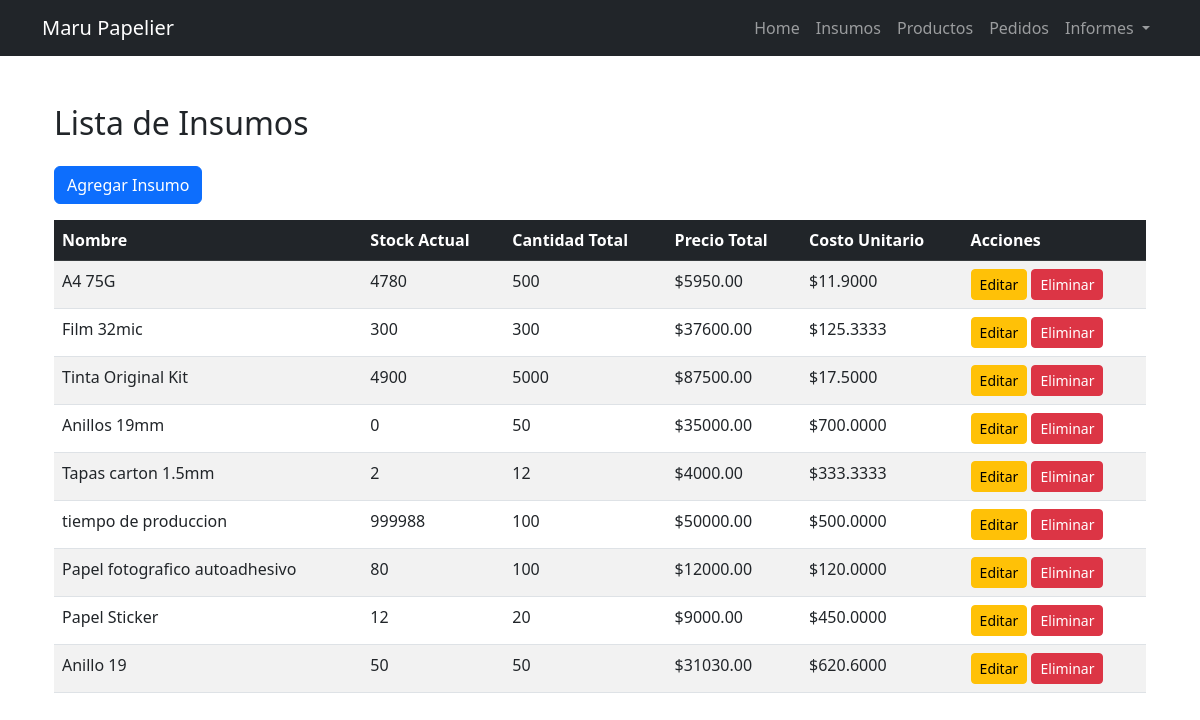
The page /gestion/insumos/ on the database its author committed.
### gestion/models.py (models this page shows, shortened)
class Insumo(models.Model):
    nombre = models.CharField(max_length=100)
    cantidad_total = models.PositiveIntegerField(help_text="Cantidad total recibida (ej. 500 hojas)")
    stock = models.PositiveIntegerField(default=0, help_text="Stock actual disponible")
    precio_total = models.DecimalField(max_digits=10, decimal_places=2, help_text="Precio total pagado por la cantidad recibida")
    costo_unitario = models.DecimalField(max_digits=10, decimal_places=4, editable=False, default=0)

### gestion/views.py (the view)
# urls.py: path('insumos/', views.listar_insumos, name='listar_insumos'),
def listar_insumos(request):
    insumos = Insumo.objects.all()
    return render(request, "gestion/listar_insumos.html", {"insumos": insumos})

### gestion/templates/gestion/listar_insumos.html (shortened to what this page needs)
{% extends 'gestion/base.html' %}
{% block content %}
<body>
  <div class="container mt-5">
    <h2 class="mb-4">Lista de Insumos</h2>
    <a href="{% url 'agregar_insumo' %}" class="btn btn-primary mb-3">Agregar Insumo</a>
    <table class="table table-striped">
      <thead class="table-dark">
        <tr>
          <th>Nombre</th>
          <th>Stock Actual</th>
          <th>Cantidad Total</th>
          <th>Precio Total</th>
          <th>Costo Unitario</th>
          <th>Acciones</th>
        </tr>
      </thead>
      <tbody>
        {% for insumo in insumos %}
          <tr>
            <td>{{ insumo.nombre }}</td>
            <td>{{ insumo.stock }}</td>
            <td>{{ insumo.cantidad_total }}</td>
            <td>${{ insumo.precio_total }}</td>
            <td>${{ insumo.costo_unitario }}</td>
            <td>
              <a href="{% url 'editar_insumo' insumo.id %}" class="btn btn-warning btn-sm">Editar</a>
              <a href="{% url 'eliminar_insumo' insumo.id %}" class="btn btn-danger btn-sm">Eliminar</a>
            </td>
          </tr>
        {% empty %}
          <tr>
            <td colspan="6" class="text-center">No hay insumos registrados.</td>
          </tr>
        {% endfor %}
      </tbody>
    </table>
  </div>
</body>
{% endblock %}

### rows shown on the page
Insumo: nombre "A4 75G", stock "4780", cantidad_total "500", precio_total "5950.00", costo_unitario "11.9000"
Insumo: nombre "Film 32mic", stock "300", cantidad_total "300", precio_total "37600.00", costo_unitario "125.3333"
Insumo: nombre "Tinta Original Kit", stock "4900", cantidad_total "5000", precio_total "87500.00", costo_unitario "17.5000"
Insumo: nombre "Anillos 19mm", stock "0", cantidad_total "50", precio_total "35000.00", costo_unitario "700.0000"
Insumo: nombre "Tapas carton 1.5mm", stock "2", cantidad_total "12", precio_total "4000.00", costo_unitario "333.3333"
Insumo: nombre "tiempo de produccion", stock "999988", cantidad_total "100", precio_total "50000.00", costo_unitario "500.0000"
Insumo: nombre "Papel fotografico autoadhesivo", stock "80", cantidad_total "100", precio_total "12000.00", costo_unitario "120.0000"
Insumo: nombre "Papel Sticker", stock "12", cantidad_total "20", precio_total "9000.00", costo_unitario "450.0000"
Insumo: nombre "Anillo 19", stock "50", cantidad_total "50", precio_total "31030.00", costo_unitario "620.6000"
